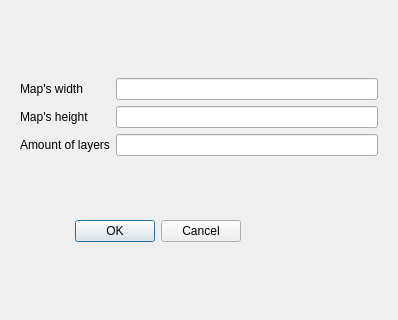
<?xml version="1.0" encoding="UTF-8"?>
<ui version="4.0">
 <class>new_map_ui</class>
 <widget class="QDialog" name="new_map_ui">
  <property name="geometry">
   <rect>
    <x>0</x>
    <y>0</y>
    <width>398</width>
    <height>320</height>
   </rect>
  </property>
  <property name="windowTitle">
   <string>New map</string>
  </property>
  <layout class="QHBoxLayout" name="horizontalLayout">
   <item>
    <widget class="QWidget" name="widget" native="true">
     <property name="sizePolicy">
      <sizepolicy hsizetype="Expanding" vsizetype="Expanding">
       <horstretch>0</horstretch>
       <verstretch>0</verstretch>
      </sizepolicy>
     </property>
     <layout class="QVBoxLayout" name="verticalLayout">
      <item>
       <layout class="QGridLayout" name="gridLayout">
        <item row="0" column="1">
         <widget class="QLineEdit" name="le_mapw"/>
        </item>
        <item row="0" column="0">
         <widget class="QLabel" name="label">
          <property name="text">
           <string>Map's width</string>
          </property>
         </widget>
        </item>
        <item row="3" column="0">
         <widget class="QLabel" name="label_2">
          <property name="text">
           <string>Amount of layers</string>
          </property>
         </widget>
        </item>
        <item row="3" column="1">
         <widget class="QLineEdit" name="le_layercount"/>
        </item>
        <item row="2" column="1">
         <widget class="QLineEdit" name="le_maph">
          <property name="text">
           <string/>
          </property>
         </widget>
        </item>
        <item row="2" column="0">
         <widget class="QLabel" name="label_3">
          <property name="text">
           <string>Map's height</string>
          </property>
         </widget>
        </item>
       </layout>
      </item>
      <item>
       <widget class="QDialogButtonBox" name="buttonBox">
        <property name="maximumSize">
         <size>
          <width>221</width>
          <height>16777215</height>
         </size>
        </property>
        <property name="layoutDirection">
         <enum>Qt::LeftToRight</enum>
        </property>
        <property name="orientation">
         <enum>Qt::Horizontal</enum>
        </property>
        <property name="standardButtons">
         <set>QDialogButtonBox::Cancel|QDialogButtonBox::Ok</set>
        </property>
       </widget>
      </item>
     </layout>
    </widget>
   </item>
  </layout>
 </widget>
 <resources/>
 <connections/>
</ui>
